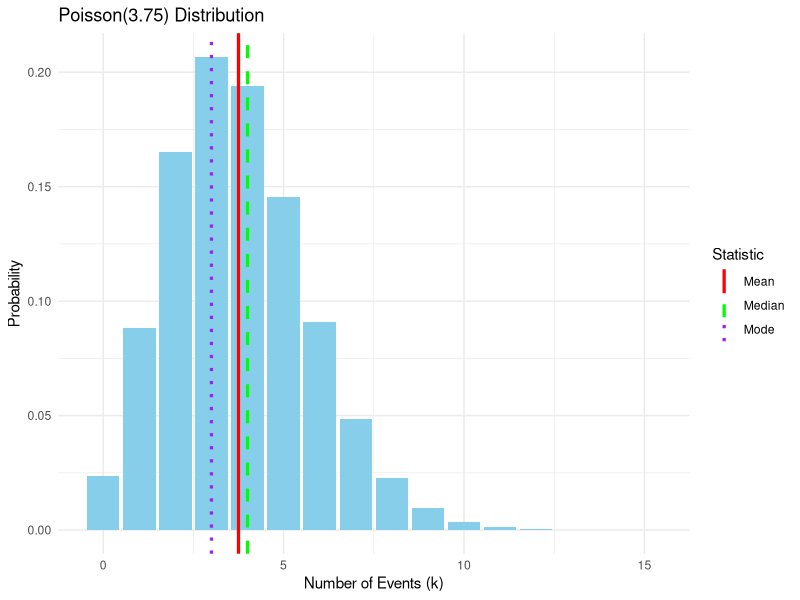
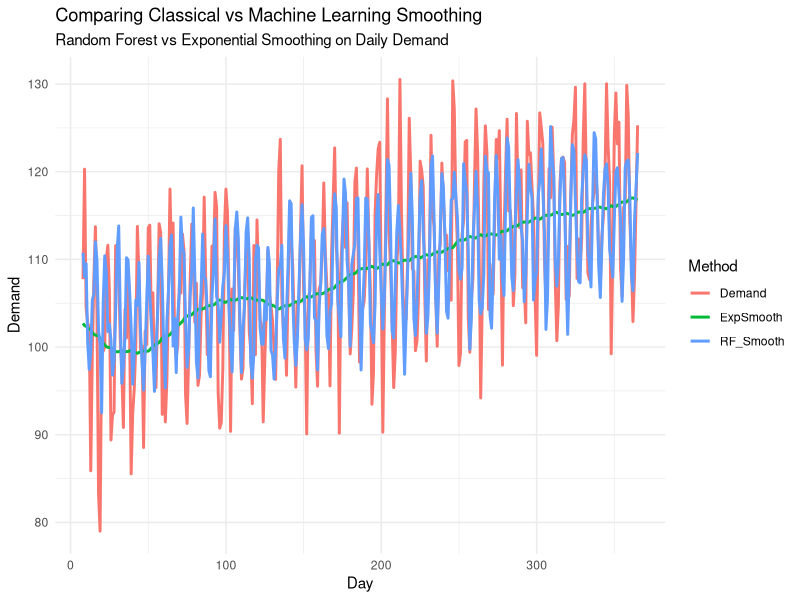

Source code (R) for these figures, in order:
## ---- chunk 1
library(tidyverse)
library(ggplot2)
library(forecast)
library(randomForest)
## ---- chunk 2
lambda <- 3.75

x <- 0:15
pmf <- dpois(x, lambda)

# Compute central tendency measures
mean_x <- lambda
mode_x <- floor(lambda)
median_x <- qpois(0.5, lambda)

tibble(x, pmf) |>
  ggplot(aes(x, pmf)) +
  geom_col(fill = "skyblue") +
  geom_vline(aes(xintercept = mean_x, color = "Mean"), linewidth = 1.1) +
  geom_vline(aes(xintercept = median_x, color = "Median"), linewidth = 1.1, linetype = "dashed") +
  geom_vline(aes(xintercept = mode_x, color = "Mode"), linewidth = 1.1, linetype = "dotted") +
  scale_color_manual(values = c("Mean" = "red", "Median" = "green", "Mode" = "purple")) +
  labs(title = paste0("Poisson(", lambda, ") Distribution"),
       x = "Number of Events (k)",
       y = "Probability",
       color = "Statistic") +
  theme_minimal()

## ---- chunk 3
set.seed(42)

# --- Generate synthetic daily demand (365 days) ---
t <- 1:365
trend <- 0.05 * t
seasonality <- 10 * sin(2 * pi * t / 7)
noise <- rnorm(365, mean = 0, sd = 5)
demand <- 100 + trend + seasonality + noise

data <- tibble(
  Day = t,
  Demand = demand
)

# --- 1️⃣ Exponential Smoothing (classical) ---
exp_model <- ets(data$Demand)
data <- data |> mutate(ExpSmooth = fitted(exp_model))

# --- 2️⃣ Random Forest Smoothing (ML-based) ---
# Create lag features (lags 1–7 days)
data <- data |> mutate(
  lag1 = lag(Demand, 1),
  lag2 = lag(Demand, 2),
  lag3 = lag(Demand, 3),
  lag4 = lag(Demand, 4),
  lag5 = lag(Demand, 5),
  lag6 = lag(Demand, 6),
  lag7 = lag(Demand, 7)
) |> drop_na()

rf_model <- randomForest(Demand ~ lag1 + lag2 + lag3 + lag4 + lag5 + lag6 + lag7, data = data)
data <- data |> mutate(RF_Smooth = predict(rf_model))

# --- Plot comparison ---
data |>
  pivot_longer(cols = c(Demand, ExpSmooth, RF_Smooth), names_to = "Method", values_to = "Value") |>
  ggplot(aes(Day, Value, color = Method)) +
  geom_line(size = 1) +
  labs(
    title = "Comparing Classical vs Machine Learning Smoothing",
    subtitle = "Random Forest vs Exponential Smoothing on Daily Demand",
    y = "Demand",
    x = "Day"
  ) +
  theme_minimal()
